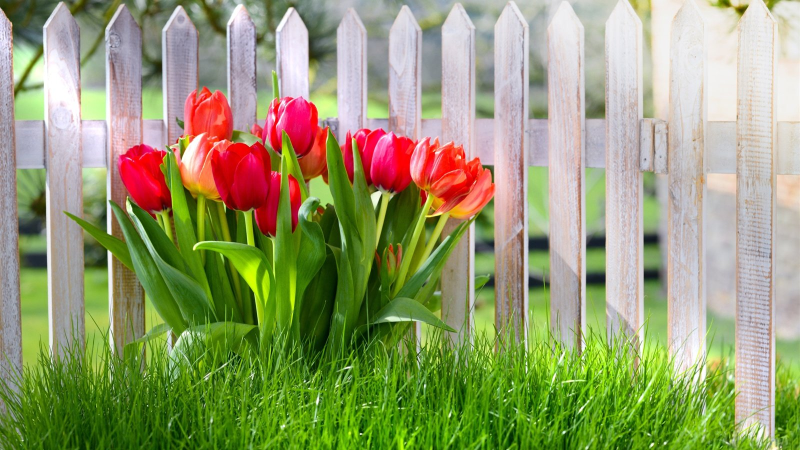
#> input picture one.jpg, 1600 x 900 px (shown at 1/2 size)
$ jupyter execute task4_2.ipynb
#> lines starting #> are read from the running program, lines starting #| are printed output that depends on the picture; after the words box and inside, x2 and y2 are one past the last pixel; in counts of white or black regions, pixels touching at a corner belong together
[cell 1]
import cv2

[cell 2]
photo1 =  cv2.imread("one.jpg")
#> photo1 is the input picture: shape (900, 1600, 3); mean B, G, R 111, 155.5, 149

[cell 3]
photo1.shape
#> Out = (900, 1600, 3)

[cell 4]
photo2 = cv2.imread("two.jpg")
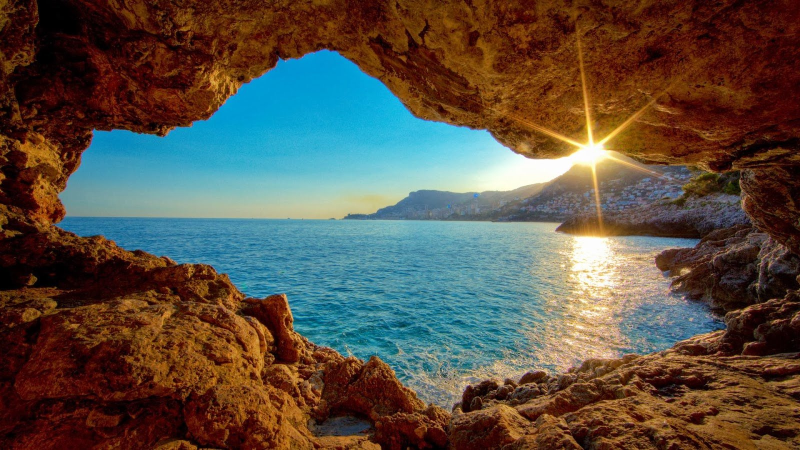
#> input picture two.jpg, 1600 x 900 px (shown at 1/2 size)
#> photo2 is the input picture: shape (900, 1600, 3); mean B, G, R 69.5, 80.4, 89.3

[cell 5]
photo2.shape
#> Out = (900, 1600, 3)

[cell 6]
cv2.imshow("pic_1", photo1)
cv2.waitKey()
cv2.destroyAllWindows()

[cell 7]
cv2.imshow("pic_2", photo2)
cv2.waitKey()
cv2.destroyAllWindows()

[cell 8]
crop_1 = photo1[400:600, 700:900]         #cropped some part of first photo
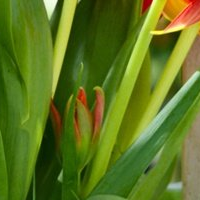
#> crop_1: shape (200, 200, 3); mean B, G, R 31.3, 118, 94
photo2[400:600, 700:900] = crop_1         #swapped
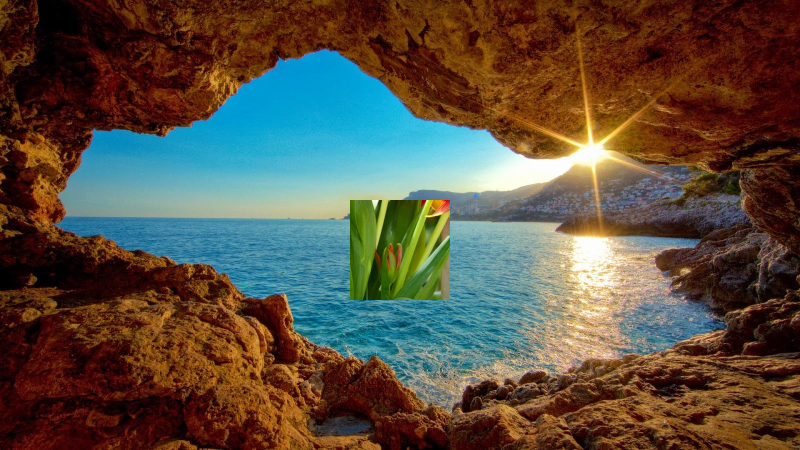
#> photo2: shape (900, 1600, 3) (shown at 1/2 size); 2.78% of pixels changed, all inside (x1, y1, x2, y2) = (700, 400, 900, 600)
cv2.imshow("swap_1", photo2)
cv2.waitKey()
cv2.destroyAllWindows()

[cell 9]
photo_2 = cv2.imread("two.jpg")
crop_2 = photo_2[400:600, 700:900]         #cropped some part of second photo
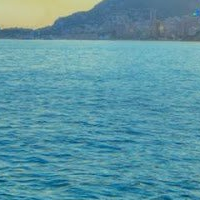
#> crop_2: shape (200, 200, 3); mean B, G, R 163.1, 149.1, 90.9
photo1[400:600, 700:900] = crop_2           #swapped
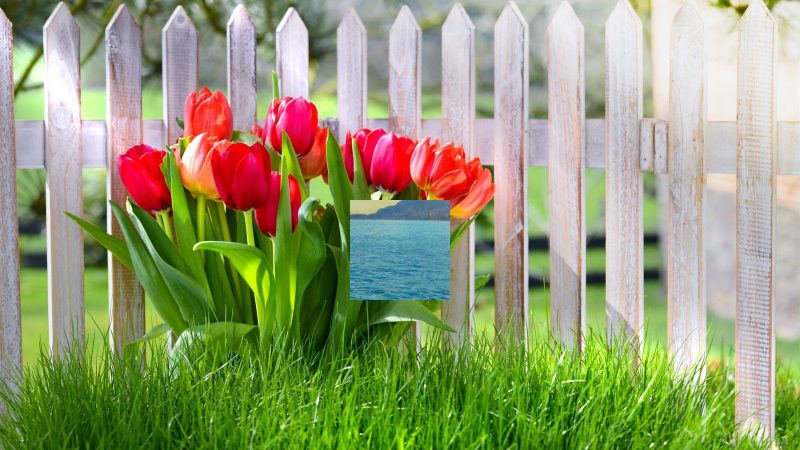
#> photo1: shape (900, 1600, 3) (shown at 1/2 size); 2.78% of pixels changed, all inside (x1, y1, x2, y2) = (700, 400, 900, 600)
cv2.imshow("swap_2", photo1)
cv2.waitKey()
cv2.destroyAllWindows()
